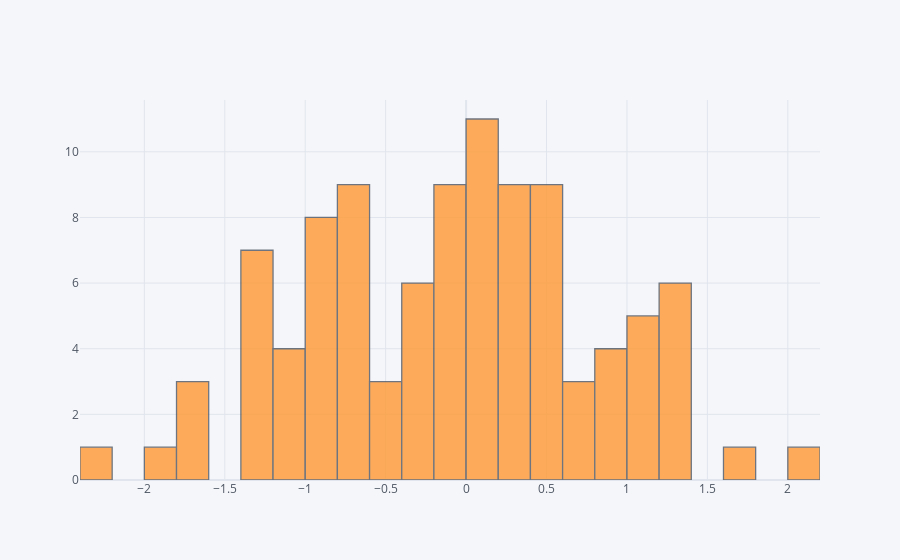

Notebook cell for this chart:
### Markdown cell above
## histogram

### Code cell
df['A'].iplot(kind='hist',bins=25)

### Figure 1 — Plotly figure (JSON) as saved in the notebook; plotly's stock layout.template omitted (floating-point values rounded to 4 significant figures)
{"data": [{"histfunc": "count", "histnorm": "", "marker": {"color": "rgba(255, 153, 51, 1.0)", "line": {"color": "#4D5663", "width": 1.3}}, "name": "A", "nbinsx": 25, "opacity": 0.8, "orientation": "v", "type": "histogram", "x": [0.1834, 0.2577, -0.3994, 0.1943, 0.342, -0.6377, -1.05, 0.493, 0.02881, -1.627, -0.5203, -0.161, 0.05161, 0.5364, 0.4379, -0.03756, 0.2891, -0.03815, 1.15, -0.7412, 0.4209, 0.901, 1.04, -1.372, -0.4356, -0.09938, -0.9491, -0.86, -0.7362, -0.1431, -0.6178, -0.2806, 0.4693, 0.1515, -0.6584, -0.2666, 0.5094, 0.1259, 1.151, 1.328, -0.8628, -1.023, -1.228, -1.173, 1.606, -0.02306, -0.0196, -1.041, 0.5257, 0.5633, -1.277, -0.8594, -0.8065, -1.322, 1.397, 0.3632, 0.1913, 0.3955, 1.317, 0.2756, 0.948, 0.2678, 1.286, 1.038, 0.1873, 0.8098, 0.2117, -0.7233, -0.2878, -1.222, 1.296, 1.298, -0.4517, 0.7301, -0.9165, -1.797, 0.09605, -0.8605, -0.9728, -0.7769, 2.027, -1.219, -0.6035, -1.373, 0.4784, 0.3533, 1.013, -0.3372, -0.1294, -1.623, 0.6956, 0.04862, -1.892, -2.369, -0.2909, -0.196, 0.6964, 0.9147, -0.685, 0.1798]}], "layout": {"barmode": "overlay", "legend": {"bgcolor": "#F5F6F9", "font": {"color": "#4D5663"}}, "paper_bgcolor": "#F5F6F9", "plot_bgcolor": "#F5F6F9", "title": {"font": {"color": "#4D5663"}}, "xaxis": {"gridcolor": "#E1E5ED", "showgrid": true, "tickfont": {"color": "#4D5663"}, "title": {"font": {"color": "#4D5663"}, "text": ""}, "zerolinecolor": "#E1E5ED"}, "yaxis": {"gridcolor": "#E1E5ED", "showgrid": true, "tickfont": {"color": "#4D5663"}, "title": {"font": {"color": "#4D5663"}, "text": ""}, "zerolinecolor": "#E1E5ED"}}}
